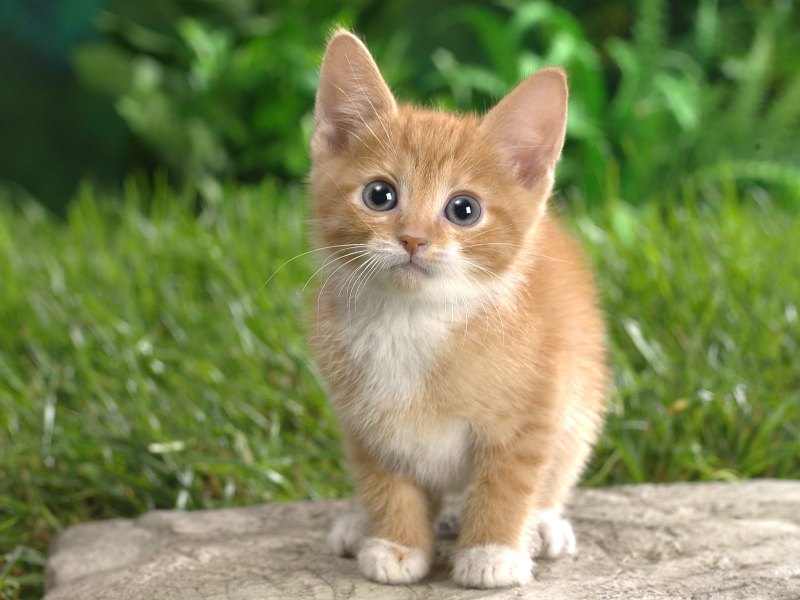
#> input picture data/cat.jpg, 1600 x 1200 px (shown at 1/2 size)
$ python -i config.py   (imports and definitions only)   (Python 2 division)
#> lines starting #> are read from the running program, lines starting #| are printed output that depends on the picture
from configs.v2_72 import *
import cv2
from PIL import Image
import numpy as np
DEBUG = True
def cvt_img2train(img, crop_rate = 1):
    img = Image.fromarray(cv2.cvtColor(img,cv2.COLOR_BGR2GRAY))
    if (crop_rate != 1):
        h = int(height / crop_rate)
        dh = int((h - height) / 2)
        w = int(width / crop_rate)
        dw = int((w - width) / 2)

        img = img.resize((w, h), Image.BILINEAR)
        img = img.crop((dw, dh, dw + width, dh + height))
    else:
        img = img.resize((width, height), Image.BILINEAR)
    img = np.array(img)
    img = img * (1. / 255) - 0.5
    img = img.reshape((1, height, width, 1))
    return img

>>> import cv2
>>> picture = cv2.imread('data/cat.jpg', cv2.IMREAD_GRAYSCALE)
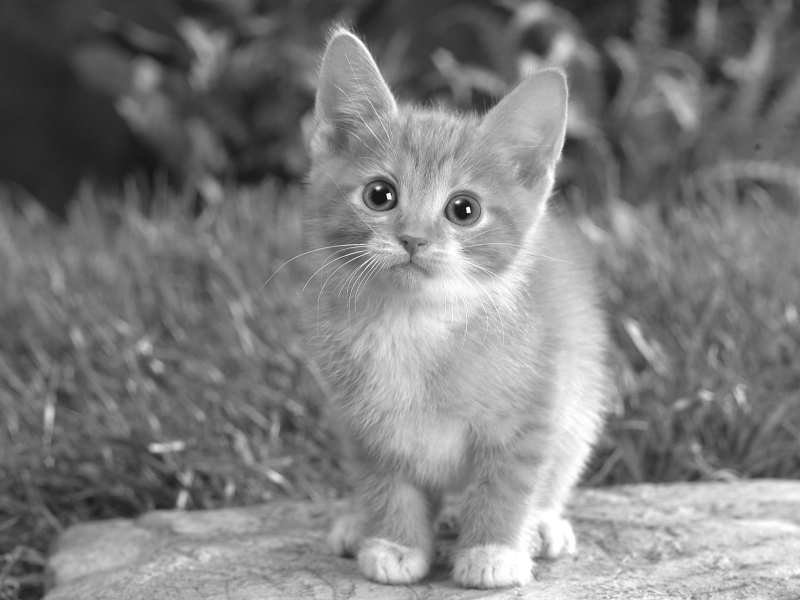
#> picture: shape (1200, 1600) (shown at 1/2 size); min 0, max 255, mean 126
>>> result = cvt_img2train(picture)
#> (the run stopped early here; a loop or call above may not have finished)
